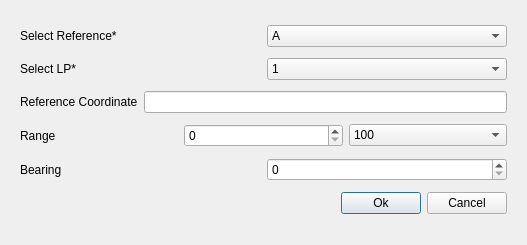
<?xml version="1.0" encoding="UTF-8"?>
<ui version="4.0">
 <class>second_Dialog</class>
 <widget class="QDialog" name="second_Dialog">
  <property name="geometry">
   <rect>
    <x>0</x>
    <y>0</y>
    <width>527</width>
    <height>245</height>
   </rect>
  </property>
  <property name="windowTitle">
   <string>Dialog</string>
  </property>
  <layout class="QGridLayout" name="gridLayout_2">
   <item row="0" column="0">
    <widget class="QWidget" name="second_widget" native="true">
     <layout class="QGridLayout" name="gridLayout">
      <item row="0" column="0">
       <layout class="QHBoxLayout" name="horizontalLayout_8">
        <item>
         <widget class="QLabel" name="label_8">
          <property name="text">
           <string>Select Reference*</string>
          </property>
         </widget>
        </item>
        <item>
         <widget class="QComboBox" name="comboBox_4">
          <item>
           <property name="text">
            <string>A</string>
           </property>
          </item>
          <item>
           <property name="text">
            <string>B</string>
           </property>
          </item>
          <item>
           <property name="text">
            <string>C</string>
           </property>
          </item>
          <item>
           <property name="text">
            <string>D</string>
           </property>
          </item>
          <item>
           <property name="text">
            <string>E</string>
           </property>
          </item>
         </widget>
        </item>
       </layout>
      </item>
      <item row="1" column="0">
       <layout class="QHBoxLayout" name="horizontalLayout_9">
        <item>
         <widget class="QLabel" name="label_9">
          <property name="text">
           <string>Select LP*</string>
          </property>
         </widget>
        </item>
        <item>
         <widget class="QComboBox" name="comboBox_5">
          <item>
           <property name="text">
            <string>1</string>
           </property>
          </item>
          <item>
           <property name="text">
            <string>2</string>
           </property>
          </item>
          <item>
           <property name="text">
            <string>3</string>
           </property>
          </item>
          <item>
           <property name="text">
            <string>4</string>
           </property>
          </item>
          <item>
           <property name="text">
            <string>5</string>
           </property>
          </item>
         </widget>
        </item>
       </layout>
      </item>
      <item row="2" column="0">
       <layout class="QHBoxLayout" name="horizontalLayout_10">
        <item>
         <widget class="QLabel" name="label_10">
          <property name="text">
           <string>Reference Coordinate</string>
          </property>
         </widget>
        </item>
        <item>
         <widget class="QLineEdit" name="lineEdit_3"/>
        </item>
       </layout>
      </item>
      <item row="3" column="0">
       <layout class="QHBoxLayout" name="horizontalLayout_11">
        <item>
         <widget class="QLabel" name="label_11">
          <property name="text">
           <string>Range</string>
          </property>
         </widget>
        </item>
        <item>
         <widget class="QSpinBox" name="spinBox_3"/>
        </item>
        <item>
         <widget class="QComboBox" name="comboBox_6">
          <item>
           <property name="text">
            <string>100</string>
           </property>
          </item>
          <item>
           <property name="text">
            <string>200</string>
           </property>
          </item>
          <item>
           <property name="text">
            <string>300</string>
           </property>
          </item>
          <item>
           <property name="text">
            <string>400</string>
           </property>
          </item>
          <item>
           <property name="text">
            <string>500</string>
           </property>
          </item>
         </widget>
        </item>
       </layout>
      </item>
      <item row="4" column="0">
       <layout class="QHBoxLayout" name="horizontalLayout_12">
        <item>
         <widget class="QLabel" name="label_12">
          <property name="text">
           <string>Bearing</string>
          </property>
         </widget>
        </item>
        <item>
         <widget class="QSpinBox" name="spinBox_4"/>
        </item>
       </layout>
      </item>
      <item row="5" column="0">
       <layout class="QHBoxLayout" name="horizontalLayout_2">
        <item>
         <spacer name="horizontalSpacer_2">
          <property name="orientation">
           <enum>Qt::Horizontal</enum>
          </property>
          <property name="sizeHint" stdset="0">
           <size>
            <width>40</width>
            <height>20</height>
           </size>
          </property>
         </spacer>
        </item>
        <item>
         <widget class="QPushButton" name="pushButton_4">
          <property name="text">
           <string>Ok</string>
          </property>
         </widget>
        </item>
        <item>
         <widget class="QPushButton" name="pushButton_5">
          <property name="text">
           <string>Cancel</string>
          </property>
         </widget>
        </item>
       </layout>
      </item>
     </layout>
    </widget>
   </item>
  </layout>
 </widget>
 <resources/>
 <connections/>
</ui>
